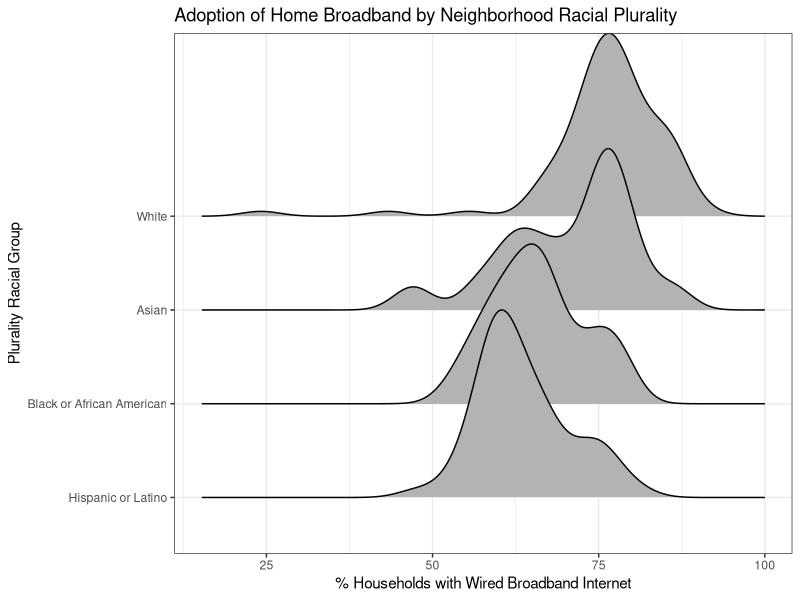
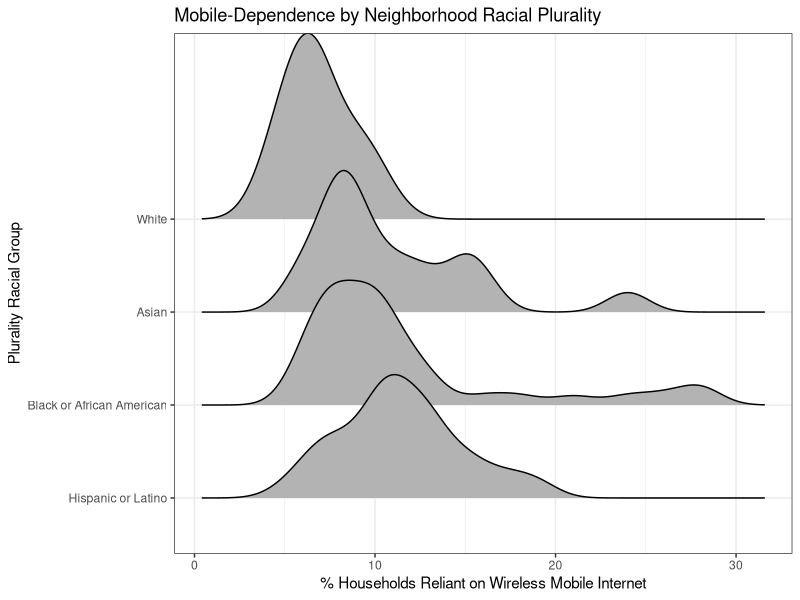
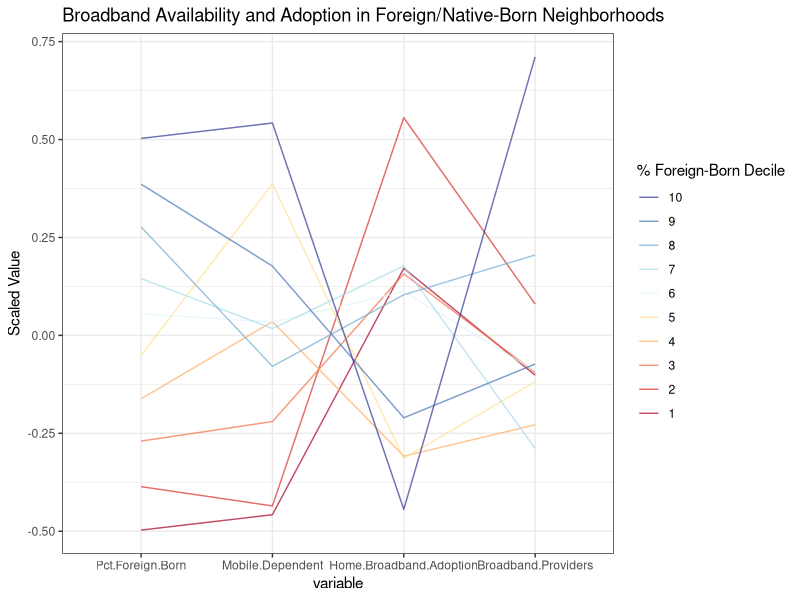
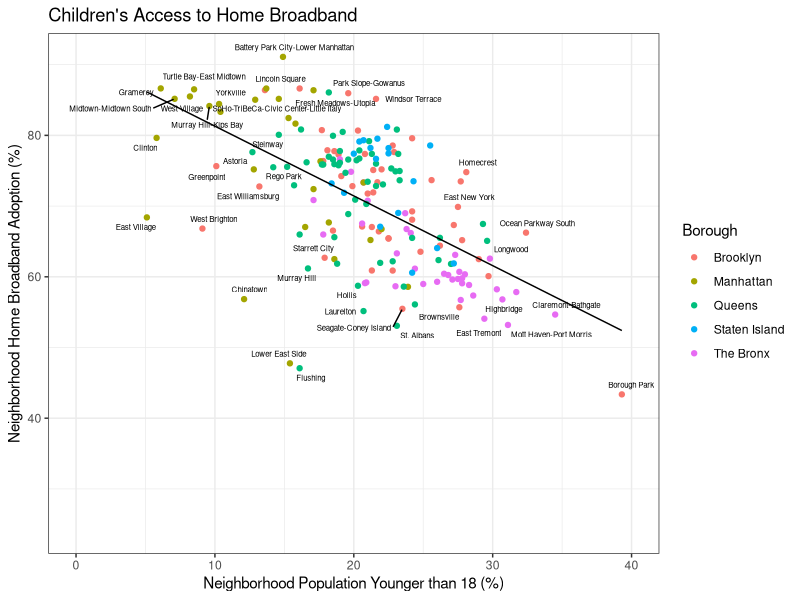
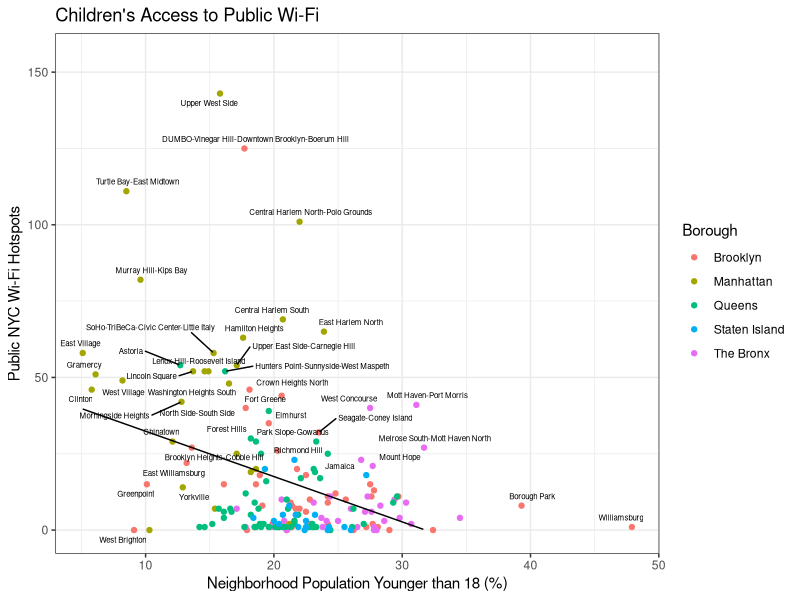
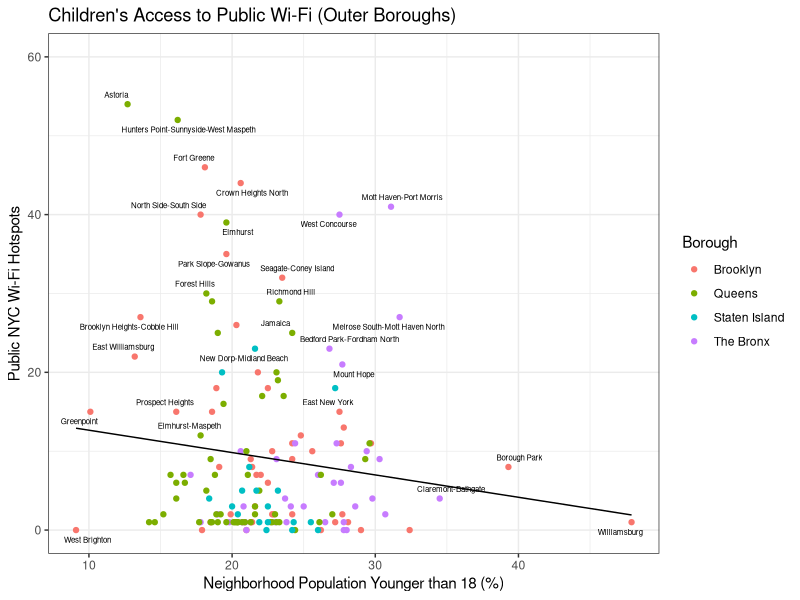

Generate these figures, in order, with R:
## ---- chunk 1
library(ggplot2)
library(dplyr)
library(forcats)
library(tidyr)
library(ggridges)
library(GGally)
library(RColorBrewer)
library(ggrepel)
## ---- chunk 2
data <- read.csv("./data/clean/combined_dataset_no_weird.csv")
## ---- chunk 3
data$plurality_racial_group <- as.factor(data$plurality_racial_group)
data$plurality_racial_group <- fct_relevel(
  data$plurality_racial_group,
  "White", "Asian", "Black or African American", "Hispanic or Latino"
)
broadband_vs_race <- ggplot(
  data, aes(x=100*Home.Broadband.Adoption.., y=fct_rev(plurality_racial_group))
) +
  geom_density_ridges(scale = 2) +
  theme_bw() +
  labs(
    title="Adoption of Home Broadband by Neighborhood Racial Plurality",
    x="% Households with Wired Broadband Internet",
    y="Plurality Racial Group"
  )
broadband_vs_race
## ---- chunk 4
mobile_reliant_vs_race <- ggplot(data, aes(x=100*Mobile.Dependent.Households..Percentage.of.Households., y=fct_rev(plurality_racial_group))) +
  geom_density_ridges(scale = 2) +
  theme_bw() +
  labs(
    title="Mobile-Dependence by Neighborhood Racial Plurality",
    x="% Households Reliant on Wireless Mobile Internet",
    y="Plurality Racial Group"
  )
mobile_reliant_vs_race
## ---- chunk 5
data3 <- data %>% rename(
  Pct.Foreign.Born = Foreign.born..,
  Home.Broadband.Adoption = Home.Broadband.Adoption..,
  Mobile.Dependent = Mobile.Dependent.Households..Percentage.of.Households.,
  Broadband.Providers = Residential.Broadband.Choice.Average.by.NTA,
  Public.Hotspots = Public.Wi.Fi.in.NYC.Count,
  Broadband.Providers = Residential.Broadband.Choice.Average.by.NTA,
  Mobile.Broadband = Mobile.Broadband.Adoption..
)

data3$foreign.quantile <- cut(
  data3$Pct.Foreign.Born,
  quantile(data3$Pct.Foreign.Born),
  include.lowest=TRUE,
  labels=FALSE,
  breaks=10,
)

par_coord_necessary = c(
  "foreign.quantile",
  "Pct.Foreign.Born",
  "Mobile.Dependent",
  "Home.Broadband.Adoption",
  "Broadband.Providers"
)
par_coord_cols = par_coord_necessary[
  !par_coord_necessary %in% c("foreign.quantile")
]
data3 <- data3 %>% select(all_of(par_coord_necessary))
data3
data3 <- data3 %>%
  group_by(foreign.quantile) %>%
  summarise_at(
    c(
      "Pct.Foreign.Born",
      "Mobile.Dependent",
      "Home.Broadband.Adoption",
      "Broadband.Providers"
  ),
  mean
)

foreign_born_par_coord <- ggparcoord(
  data3,
  columns=par_coord_cols,
  order=c(1, 2, 3, 4, 5, 6, 7),
  alphaLines = 0.7,
  scale = "center",
  splineFactor = 0,
  groupColumn = 2,
  mapping=aes(color=as.factor(foreign.quantile))
) +
  labs(
    title="Broadband Availability and Adoption in Foreign/Native-Born Neighborhoods",
    y="Scaled Value"
  ) +
  guides(color = guide_legend(title = "% Foreign-Born Decile", reverse=TRUE)) +
  theme_bw() +
  scale_color_brewer(type="div", palette="RdYlBu", direction=1)
foreign_born_par_coord
## ---- chunk 6
data4 <- data %>% rename(
  minors = Population.under.18.years..,
  retired = Population.over.64.years..,
  Home.Broadband.Adoption = Home.Broadband.Adoption..,
  Mobile.Dependent = Mobile.Dependent.Households..Percentage.of.Households.,
  Broadband.Providers = Residential.Broadband.Choice.Average.by.NTA,
  Public.Hotspots = Public.Wi.Fi.in.NYC.Count,
  Broadband.Providers = Residential.Broadband.Choice.Average.by.NTA,
  Mobile.Broadband = Mobile.Broadband.Adoption..
)
data4$working.age <- 100 - data4$minors - data4$retired

children_vs_broadband <- ggplot(data4, aes(x=minors, y=100*Home.Broadband.Adoption)) +
  geom_point(aes(colour=Borough)) +
  geom_smooth(method='glm', size=.5, se=FALSE, color='black') +
  geom_text_repel(label=data4$Neighborhood.Name, max.overlaps=12, size=2) +
  theme_bw() +
  labs(
    title="Children's Access to Home Broadband",
    x="Neighborhood Population Younger than 18 (%)",
    y="Neighborhood Home Broadband Adoption (%)"
  ) +
  xlim(0, 40)
children_vs_broadband
## ---- chunk 7
children_vs_hotspots <- ggplot(data4, aes(x=minors, y=Public.Hotspots)) +
  geom_point(aes(colour=Borough)) +
  geom_smooth(method='glm', size=.5, se=FALSE, color='black') +
  geom_text_repel(label=data4$Neighborhood.Name, max.overlaps=12, size=2) +
  theme_bw() +
  labs(
    title="Children's Access to Public Wi-Fi",
    x="Neighborhood Population Younger than 18 (%)",
    y="Public NYC Wi-Fi Hotspots"
  ) +
  ylim(0, 155)
children_vs_hotspots
## ---- chunk 8
data5 <- data4 %>% filter(Borough != "Manhattan")
children_vs_hotspots_no_manhattan <- ggplot(data5, aes(x=minors, y=Public.Hotspots)) +
  geom_point(aes(colour=Borough)) +
  geom_smooth(method='glm', size=.5, se=FALSE, color='black') +
  geom_text_repel(label=data5$Neighborhood.Name, max.overlaps=4, size=2) +
  theme_bw() +
  labs(
    title="Children's Access to Public Wi-Fi (Outer Boroughs)",
    x="Neighborhood Population Younger than 18 (%)",
    y="Public NYC Wi-Fi Hotspots"
  ) +
  ylim(0,60)
children_vs_hotspots_no_manhattan
